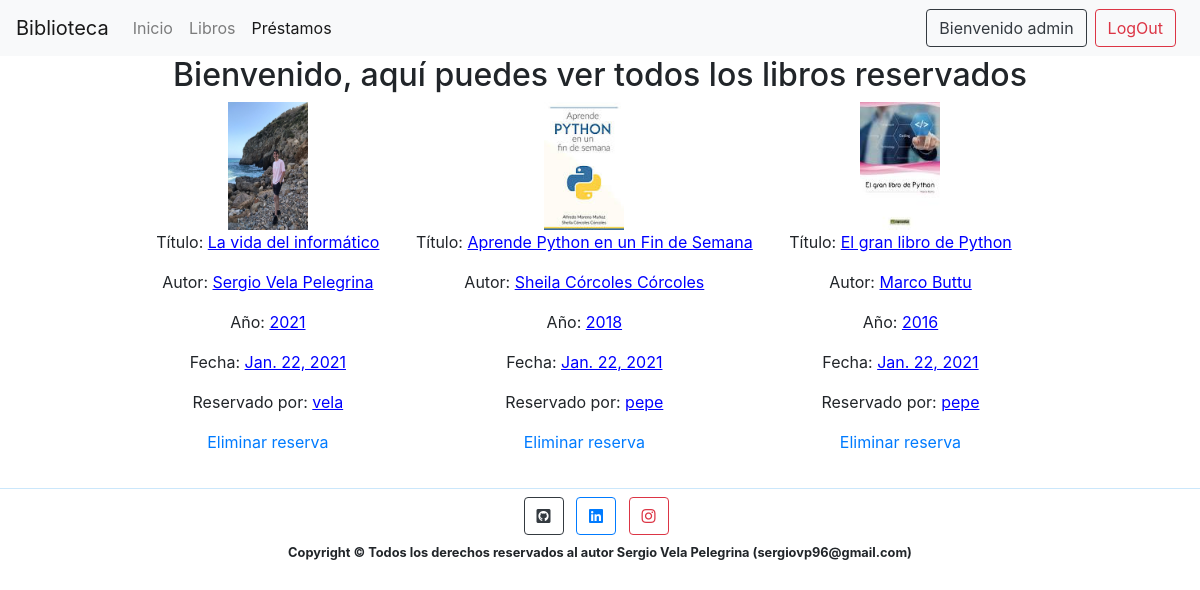
The page /prestamos (signed in) on the database its author committed.
### app/models.py (models this page shows, shortened)
class Prestamos(models.Model):
    libro = models.ForeignKey(Libros, on_delete = models.CASCADE)
    usuario = models.CharField(max_length = 50)
    fecha = models.DateField(default = timezone.now)

class Libros(models.Model):
    titulo = models.CharField(max_length = 50)
    autor  = models.CharField(max_length = 50)
    anio = models.IntegerField()
    reservado = models.BooleanField(default = False)
    libro_img = models.ImageField()
    @property
    def img_url(self):
        return static("media/{}".format(self.libro_img))

### app/views.py (the view)
# urls.py: path('prestamos', views.prestamos, name='prestamos'),
def prestamos(request):
    global usuario
    if (check_session(request)):
        usuario = get_user_session(request)
    prestamos = Prestamos.objects.all()
    return render(request, 'prestamos.html', {'usuario': usuario, 'prestamos': prestamos})

### app/views.py (called while the page is built)
def check_session(request):
    return 'usuario' in request.session

def get_user_session(request):
    return request.session['usuario']

### app/templates/prestamos.html (shortened to what this page needs)
{% extends 'base.html' %}
{% block item_prestamos %}
    <li class="nav-item active">
{% endblock %}
{% block contenido_prestamos %}
<div class="container">
    <h2 style="text-align: center;">Bienvenido, aquí puedes ver todos los libros reservados</h2>
</div>
<div class="container" style="text-align: center;">
    {% for i in prestamos %}
            <div class="libros">
                <div class="colum" id="libro">
                    <img id="img_libro" src="{{ i.libro.img_url }}" alt="Imagen portada">
                    <p>Título: <span class="datos_reserva">{{ i.libro.titulo }}</span></p>
                    <p>Autor: <span class="datos_reserva">{{ i.libro.autor }}</span></p>
                    <p>Año: <span class="datos_reserva">{{ i.libro.anio }}</span></p>
                    <p>Fecha: <span class="datos_reserva">{{ i.fecha }}</span></p>
                    <p>Reservado por: <span class="datos_reserva">{{ i.usuario }}</span></p>
                    {% if usuario == i.usuario or usuario == 'admin' %}
                    <p><a href="{% url 'eliminar_reserva' i.id i.libro.id %}">Eliminar reserva</a></p>
                    {% endif %}
                </div>
            </div>
    {% endfor %}
</div>
{% endblock %}

### app/static/estilos/estilo.css (style rules this page uses)
.libros { display: inline-block; text-align: center; }
#libro { margin-right: 2em; }
.datos_reserva, .datos_libro { color: blue; text-decoration: underline; }
#img_libro { width: 5em; height: 8em; }

### rows shown on the page
Prestamos: libro.img_url (picture), libro.titulo "La vida del informático", libro.autor "Sergio Vela Pelegrina", libro.anio "2021", fecha "Jan. 22, 2021", usuario "vela", shows "Eliminar reserva"
Prestamos: libro.img_url (picture), libro.titulo "Aprende Python en un Fin de Semana", libro.autor "Sheila Córcoles Córcoles", libro.anio "2018", fecha "Jan. 22, 2021", usuario "pepe", shows "Eliminar reserva"
Prestamos: libro.img_url (picture), libro.titulo "El gran libro de Python", libro.autor "Marco Buttu", libro.anio "2016", fecha "Jan. 22, 2021", usuario "pepe", shows "Eliminar reserva"

### other values the page prints
{{ usuario }} "admin"
